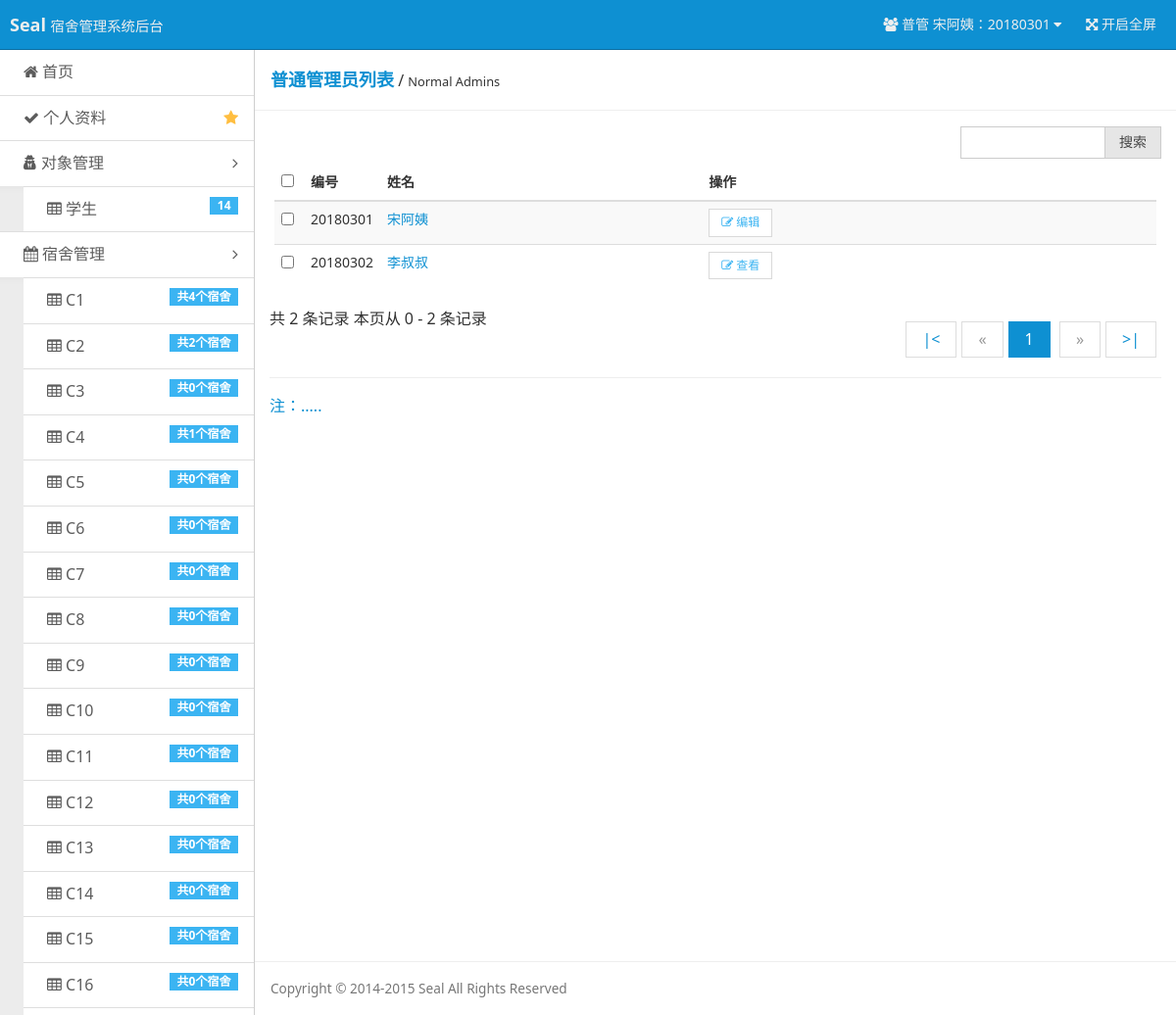
/pages/list-admin-normal.php (signed in), run on the app's committed database.
### tables this page shows
CREATE TABLE `users` (
  `u_id` int(11) NOT NULL AUTO_INCREMENT,
  `u_no` int(11) NOT NULL,
  `u_name` char(20) NOT NULL,
  `u_password` char(100) NOT NULL,
  `u_permission` int(11) DEFAULT NULL,
  PRIMARY KEY (`u_id`),
  UNIQUE KEY `u_no` (`u_no`)
);

CREATE TABLE `dormitory_builds` (
  `db_id` int(11) NOT NULL AUTO_INCREMENT,
  `db_name` char(20) NOT NULL,
  `d_price` int(20) NOT NULL,
  PRIMARY KEY (`db_id`),
  UNIQUE KEY `db_name` (`db_name`)
);

### inc/checklogin.php (called while the page is built, shortened)
<?php
$user = $_COOKIE ['user'];
$user_permission = $_COOKIE ['user_permission'];
if ($user == "") {
    header ( "Location: ?r=login" );
    exit ();
} else {
    $query = "SELECT * FROM users WHERE u_no='$user'";
    $result = mysql_query ( $query ) or die ( 'SQL语句有误：' . mysql_error () );
    $users = mysql_fetch_array ( $result );
    switch ($user_permission) {
        case 1 :
            $username = "普管 {$users ['u_name']}：" . $users ['u_no'];
            $user_no = $users ['u_no'];
            break;
    }
}

### pages/list-admin-normal.php (the view, shortened to what this page needs)
<?php
require 'inc/checklogin.php';
$num_rec_per_page = 10;
if (isset($_GET["page"])) {
    $page = $_GET["page"];
} else {
    $page = 1;
};
$start_from = ($page - 1) * $num_rec_per_page;
$normal_admin_query_page = "SELECT * FROM users WHERE u_permission=1 ORDER BY u_id LIMIT {$start_from}, {$num_rec_per_page}";
$normal_admin_result_page = mysql_query($normal_admin_query_page) or die ('SQL语句有误：' . mysql_error());
?>
<!doctype html>
<html class="no-js">
<head>
    <link rel="stylesheet" href="assets/css/amazeui.min.css"/>
    <link rel="stylesheet" href="assets/css/admin.css">
</head>
<body>
<header class="am-topbar am-topbar-inverse admin-header">
    <?php require 'template/header.php'; ?>
</header>
<div class="am-cf admin-main">
    <?php require 'template/sidebar.php'; ?>
    <div class="admin-content">
        <div class="admin-content-body">
            <div class="am-cf am-padding am-padding-bottom-0">
                <div class="am-fl am-cf"><strong class="am-text-primary am-text-lg">普通管理员列表</strong> /
                    <small>Normal Admins</small>
                </div>
            </div>
            <hr>
            <div class="am-g">
                <div class="am-u-sm-12 am-u-md-3">
                    <div class="am-input-group am-input-group-sm">
                        <input type="text" class="am-form-field">
                        <span class="am-input-group-btn">
            <button class="am-btn am-btn-default" type="button">搜索</button>
          </span>
                    </div>
                </div>
            </div>
            <div class="am-g">
                <div class="am-u-sm-12">
                    <form class="am-form">
                        <table class="am-table am-table-striped am-table-hover table-main">
                            <thead>
                            <tr>
                                <th class="table-check"><input type="checkbox"/></th>
                                <th class="table-id">编号</th>
                                <th class="table-author am-hide-sm-only">姓名</th>
                                <th class="table-set">操作</th>
                            </tr>
                            </thead>
                            <tbody>
                            <?php
                            while ($normal_admins = mysql_fetch_array($normal_admin_result_page)) {
                                ?>
                                <tr>
                                    <td><input type="checkbox"/></td>
                                    <td><?php echo $normal_admins['u_no'] ?></td>
                                    <td class="am-hide-sm-only"><a
                                                href="?r=user-admin-normal&uno=<?php echo $normal_admins['u_no'] ?>&edit_target=<?php if ($normal_admins['u_no'] == $user_no) echo "self"; else echo "others"; ?>"><?php echo $normal_admins['u_name'] ?></a>
                                    </td>
                                    <td>
                                        <div class="am-btn-toolbar">
                                            <div class="am-btn-group am-btn-group-xs">
                                                <button class="am-btn am-btn-default am-btn-xs am-text-secondary"
                                                        type="button"
                                                        onclick="location.href='?r=user-admin-normal&uno=<?php echo $normal_admins['u_no'] ?>&edit_target=<?php if ($normal_admins['u_no'] == $user_no) echo "self"; else echo "others"; ?>'">
                                                    <span class="am-icon-pencil-square-o"></span> <?php if ($normal_admins['u_no'] == $user_no || $user_permission == 0) echo "编辑"; else echo "查看"; ?>
                                                </button>
                                            </div>
                                        </div>
                                    </td>
                                </tr>
                            <?php } ?>
                            </tbody>
                        </table>
                        <div class="am-cf">
                            共 <?php echo $normal_admins_count ?> 条记录
                            <?php
                            if ($start_from + $num_rec_per_page > $normal_admins_count) {
                                echo "本页从 $start_from - $normal_admins_count 条记录";
                            } else {
                                $end_with = $start_from + $num_rec_per_page;
                                echo "本页从 $start_from - $end_with 条记录";
                            }
                            ?>
                            <div class="am-fr">
                                <ul class="am-pagination">
                                    <?php
                                    $total_records = $normal_admins_count;
                                    $total_pages = ceil($total_records / $num_rec_per_page);
                                    echo "<li><a href='?r=list-admin-normal&page=1'>" . '|<' . "</a></li>";
                                    $page_forward = $page - 1;
                                    if ($page_forward > 0) {
                                        echo "<li><a href='?r=list-admin-normal&page=$page_forward'>«</a></li>";
                                    } else {
                                        echo "<li class=\"am-disabled\"><a href='?r=list-admin-normal&page=$page_forward'>«</a></li>";
                                    }
                                    for ($i = 1; $i <= $total_pages; $i++) {
                                        $page_current = "page_current$i";
                                        echo "<li id='$page_current'><a href='?r=list-admin-normal&page=" . $i . "'>" . $i . "</a></li> ";
                                    };
                                    $page_next = $page + 1;
                                    if ($page_next <= $total_pages) {
                                        echo "<li><a href='?r=list-admin-normal&page={$page_next}'>»</a></li>";
                                    } else {
                                        echo "<li class=\"am-disabled\"><a href='?r=list-admin-normal&page=$page_next'>»</a></li>";
                                    }
                                    echo "<li><a href='?r=list-admin-normal&page=$total_pages'>" . '>|' . "</li> ";
                                    ?>
                                </ul>
                            </div>
                        </div>
                        <hr/>
                        <p><a>注：.....</a></p>
                    </form>
                </div>
            </div>
        </div>
        <footer class="admin-content-footer">
            <?php require 'template/footer.php'; ?>
        </footer>
    </div>
</div>
    <?php require 'template/footer.php'; ?>
</body>
</html>

### template/header.php (shortened to what this page needs)
<div class="am-topbar-brand">
    <strong>Seal</strong>
    <small>宿舍管理系统后台</small>
</div>
<div class="am-collapse am-topbar-collapse" id="topbar-collapse">
    <ul class="am-nav am-nav-pills am-topbar-nav am-topbar-right admin-header-list">
        <li class="am-dropdown" data-am-dropdown>
            <a class="am-dropdown-toggle" data-am-dropdown-toggle href="javascript:;">
                <span class="am-icon-users"></span> <?php echo $username ?> <span class="am-icon-caret-down"></span>
            </a>
        </li>
        <li class="am-hide-sm-only"><a href="javascript:;" id="admin-fullscreen"><span class="am-icon-arrows-alt"></span> <span class="admin-fullText">开启全屏</span></a></li>
    </ul>
</div>

### template/sidebar.php (shortened to what this page needs)
<?php
$normal_admin_query = "SELECT * FROM users WHERE u_permission=1 ORDER BY u_id DESC";
$normal_admin_result = mysql_query($normal_admin_query) or die ('SQL语句有误：' . mysql_error());
$normal_admins_count = mysql_num_rows($normal_admin_result);
$student_query = "SELECT * FROM users WHERE u_permission=-1 ORDER BY u_id DESC";
$student_result = mysql_query($student_query) or die ('SQL语句有误：' . mysql_error());
$students_count = mysql_num_rows($student_result);
$dormitory_builds_query = "SELECT * FROM dormitory_builds ORDER BY db_id ";
$dormitory_builds_result = mysql_query($dormitory_builds_query) or die ('SQL语句有误：' . mysql_error());
?>
<div class="admin-sidebar am-offcanvas" id="admin-offcanvas">
    <div class="am-offcanvas-bar admin-offcanvas-bar">
        <ul class="am-list admin-sidebar-list">
            <li><a href="?r=index"><span class="am-icon-home"></span> 首页</a></li>
            <?php
            switch ($user_permission) {
                case 1 :
                    $data_href = "?r=user-admin-normal&uno={$users['u_no']}&edit_target=self";
                    break;
            }
            ?>
            <li><a href="<?php echo $data_href ?>" class="am-cf"><span class="am-icon-check"></span> 个人资料<span
                            class="am-icon-star am-fr am-margin-right admin-icon-yellow"></span></a></li>
            <li class="admin-parent">
                <a class="am-cf" data-am-collapse="{target: '#object-nav'}"><span class="am-icon-user-secret"></span>
                    对象管理 <span class="am-icon-angle-right am-fr am-margin-right"></span></a>
                <ul class="am-list am-collapse admin-sidebar-sub am-in" id="object-nav">
                    <li><a href="?r=list-stu"><span class="am-icon-table"></span> 学生<span
                                    class="am-badge am-badge-secondary am-margin-right am-fr"><?php echo $students_count ?></span></a>
                    </li>
                </ul>
            </li>
            <li class="admin-parent" <?php if ($user_permission == -1) echo 'style="display: none;"' ?>>
                <a class="am-cf" data-am-collapse="{target: '#dormitory-nav'}"><span class="am-icon-calendar"></span>
                    宿舍管理 <span class="am-icon-angle-right am-fr am-margin-right"></span></a>
                <ul class="am-list am-collapse admin-sidebar-sub am-in" id="dormitory-nav">
                    <?php
                    while ($dormitory_builds = mysql_fetch_array($dormitory_builds_result)) {
                        ?>
                        <li><a href="?r=list-dormitories&db_id=<?php echo $dormitory_builds['db_id'] ?>"><span
                                        class="am-icon-table"></span> <?php echo $dormitory_builds['db_name'] ?>
                                <span
                                        class="am-badge am-badge-secondary am-margin-right am-fr">共<?php echo mysql_num_rows(mysql_query("SELECT dormitories.db_id FROM dormitories WHERE db_id={$dormitory_builds['db_id']} ORDER BY db_id ")) ?>个宿舍</span></a>
                        </li>
                    <?php } ?>
                </ul>
            </li>
        </ul>
    </div>
</div>

### assets/css/admin.css (style rules this page uses)
html, body { height: 100%; overflow: hidden; }
ul { margin-top: 0; }
.admin-icon-yellow { color: #ffbe40; }
.admin-header { position: fixed; top: 0; left: 0; right: 0; z-index: 1500; font-size: 1.4rem; margin-bottom: 0; }
.admin-main { position: relative; height: 100%; padding-top: 51px; background: #f3f3f3; }
.admin-sidebar { width: 260px; min-height: 100%; float: left; border-right: 1px solid #cecece; }
.admin-sidebar-list { margin-bottom: 0; }
.admin-sidebar-list li a { color: #5c5c5c; padding-left: 24px; }
.admin-sidebar-list li:first-child { border-top: none; }
.admin-sidebar-sub { margin-top: 0; margin-bottom: 0; box-shadow: 0 16px 8px -15px #e2e2e2 inset; background: #ececec; padding-left: 24px; }
.admin-sidebar-sub li:first-child { border-top: 1px solid #dedede; }
.admin-content { display: -webkit-box; display: -webkit-flex; display: -ms-flexbox; display: flex; -webkit-box-orient: vertical; -webkit-box-direction: normal; -webkit-flex-direction: column; -ms-flex-direction: column; flex-direction: column; background: #fff; }
.admin-content, .admin-sidebar { height: 100%; overflow-x: hidden; overflow-y: scroll; -webkit-overflow-scrolling: touch; }
.admin-content-body { -webkit-box-flex: 1; -webkit-flex: 1 0 auto; -ms-flex: 1 0 auto; flex: 1 0 auto; }
.admin-content-footer { font-size: 85%; color: #777; }
@media only screen and (min-width: 641px) { .admin-sidebar { display: block; position: static; background: none; } }
@media only screen and (min-width: 641px) { .admin-offcanvas-bar { position: static; width: auto; background: none; -webkit-transform: translate3d(0, 0, 0); -ms-transform: translate3d(0, 0, 0); transform: translate3d(0, 0, 0); overflow-y: visible; min-height: 100%; } }
@media only screen and (min-width: 641px) { .admin-offcanvas-bar:after { content: none; } }
.table-main { font-size: 1.4rem; padding: .5rem; }
.table-main button { background: #fff; }
.table-check { width: 30px; }
.table-id { width: 50px; }

### data on the page
users: username "普管 宋阿姨：20180301", u_no "20180301", u_name "宋阿姨", shows "编辑"
dormitory_builds: db_name "C1", db_id "4"
dormitory_builds: db_name "C2", db_id "2"
dormitory_builds: db_name "C3", db_id "0"
dormitory_builds: db_name "C4", db_id "1"
dormitory_builds: db_name "C5", db_id "0"
dormitory_builds: db_name "C6", db_id "0"
dormitory_builds: db_name "C7", db_id "0"
dormitory_builds: db_name "C8", db_id "0"
dormitory_builds: db_name "C9", db_id "0"
dormitory_builds: db_name "C10", db_id "0"
dormitory_builds: db_name "C11", db_id "0"
dormitory_builds: db_name "C12", db_id "0"
dormitory_builds: db_name "C13", db_id "0"
dormitory_builds: db_name "C14", db_id "0"
dormitory_builds: db_name "C15", db_id "0"
dormitory_builds: db_name "C16", db_id "0"
users: u_no "20180302", u_name "李叔叔", shows "查看"

### other printed values
$students_count "14"
$normal_admins_count "2"
$start_from "0"
